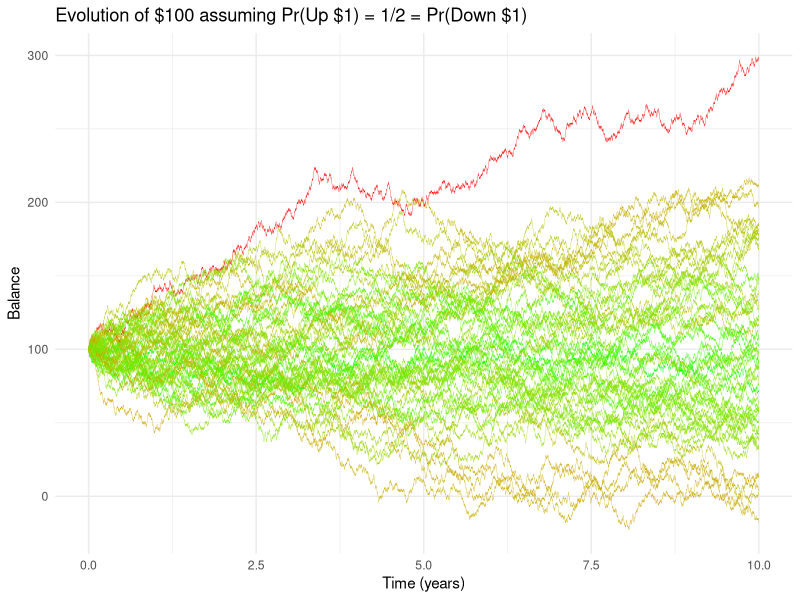

This figure's R source:
## ---- chunk 1
#| fig-width: 6
#| fig-height: 4
#| fig-align: center
#| echo: true
library(ggplot2)
library(tidyr)
library(dplyr)

set.seed(1234)
W <- 100L
Pr <- 0.5
N <- 365L * 10L # 10 years
n <- 50L        # compute 50 possible futures
run_chain <- function(N, p) {
  s <- sample(c(-1, 1), size = N, prob = c(p, 1-p), replace = TRUE)
  balance <- 100 + cumsum(s)
  return(balance)
}
chains <- replicate(n, run_chain(N, Pr))
chains_df <- as.data.frame(chains) |>
  mutate(Time = 1:n())
chains_df <- chains_df |>
  pivot_longer(
    cols = -Time,        
    names_to = "Chain", 
    values_to = "Value" 
  )
# color more extreme futures more red and less extreme more green
extremeness <- chains_df |>
  group_by(Chain) |>
  summarize(extreme = max(abs(Value - 100)), .groups = "drop")
chains_df <- left_join(chains_df, extremeness, by = "Chain")
ggplot(chains_df, aes(x = Time/365, y = Value, group = Chain, color = extreme)) +
  geom_line(linewidth = 0.1) +
  labs(title = "Evolution of $100 assuming Pr(Up $1) = 1/2 = Pr(Down $1)", 
       x = "Time (years)", y = "Balance") +
  scale_color_gradient(low = "green", high = "red") +
  theme_minimal() +
  theme(legend.position = "none")
## ---- chunk 2
#| fig-width: 4.5
#| fig-height: 4.5
#| fig-align: center
#| echo: true
library(expm)

T <- 1e5
states <- c(1, 0) # 1: up day, 0: down day
y <- numeric(T)
Q <- matrix(c(3/5, 2/5, 
              1/3, 2/3), ncol = 2, byrow = TRUE)
y[1] <- 1 # start in the up day
for (t in 2:T) {
  if (y[t-1] == 1) {
    y[t] <- sample(states, size = 1, prob = c(Q[1, 1], Q[1, 2]))
  } else {
    y[t] <- sample(states, size = 1, prob = c(Q[2, 1], Q[2, 2]))
  }
}
cat("Proportion of happy Up days:", mean(y) |> round(3))
## ---- chunk 3
#| fig-width: 4.5
#| fig-height: 4.5
#| fig-align: center
#| echo: true

# Compute eigenvalues and eigenvectors of the transpose of Q.
eigen_res <- eigen(t(Q))

print(eigen_res)
stationary_vec <- eigen_res$vectors[, 1]

# Normalize to ensure the elements sum to 1
stationary_distribution <- stationary_vec / sum(stationary_vec)
names(stationary_distribution) <- c("Up", "Down")
print(stationary_distribution |> round(2))
